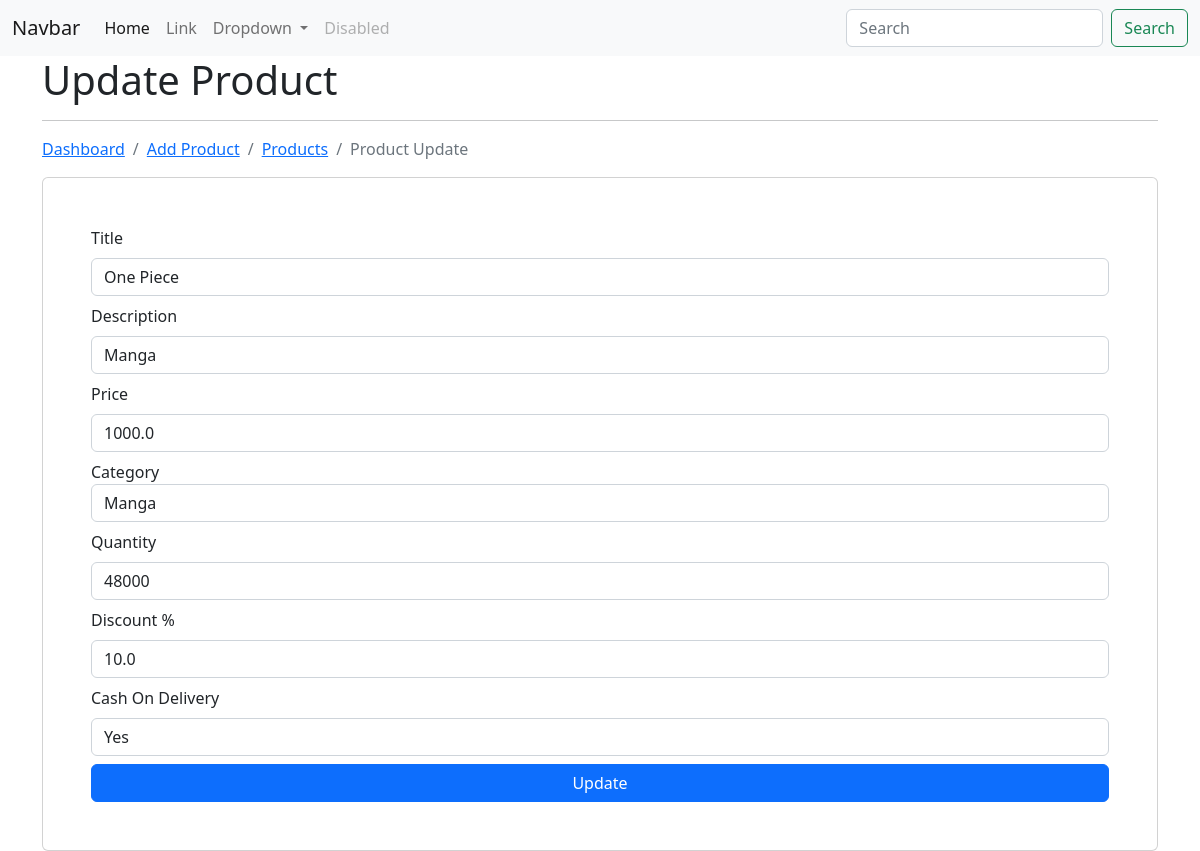
Page /ecom/product/edit/5/ on the committed database.
### Ecom_app/models.py (models this page shows)
class Product(models.Model):
    title = models.CharField(max_length=200)
    desc = models.CharField(max_length=200)
    category = models.ForeignKey(Category, on_delete=models.CASCADE)
    price = models.FloatField()
    image = models.FileField(null=True, blank=True)
    quantity = models.IntegerField()
    discount =  models.FloatField()
    cash_on_delivery = models.CharField(max_length=200)
    user= models.ForeignKey(User, on_delete=models.CASCADE)
    class Meta:
        db_table="app_products"

### Ecom_app/views.py (the view)
# urls.py: path("product/edit/<int:id>/", views.product_edit, name='product_edit'),
def product_edit(request, id):
    product=Product.objects.get(id=id)
    categories=Category.objects.all()
    context={'data':product, 'categories':categories}
    return render(request, "products/product_edit.html", context)

### templates/products/product_edit.html (shortened to what this page needs)
{% extends "layouts/master.html" %}
{% block content %}
<div class="container">
    <h1> Update Product </h1>
    <hr>
    <nav aria-label="breadcrumb">
        <ol class="breadcrumb">
          <li class="breadcrumb-item"><a href="{% url 'dashboard' %}">Dashboard</a></li>
          <li class="breadcrumb-item"><a href="{% url 'product_add' %}">Add Product</a></li>
          <li class="breadcrumb-item"><a href="{% url 'product_index' %}">Products</a></li>
          <li class="breadcrumb-item active">Product Update </li>
        </ol>
      </nav>
    <div class="card p-5">
        <form action="{% url 'product_update' %}" method="POST">
            <div class="form-group mb-2">
                <label for="title">Title</label>
                <input type="text" name='title' value="{{data.title}}" class='form-control mt-2'>
            </div>
            <div class="form-group mb-2">
                <label for="desc">Description</label>
                <input type="text" name='desc' value="{{data.desc}}" class='form-control mt-2'>
            </div>
            <div class="form-group mb-2">
                <label for="price">Price</label>
                <input type="text" name='price' value="{{data.price}}" class='form-control mt-2'>
            </div>
            <div class="form-group mb-2">
                <label for="category">Category</label>
                <select name="category" class='form-control'>
                    {% for val in categories %}
                    <option value="{{val.id}}">{{val.category_name}}</option>
                    {% endfor %}
                </select>
            </div>
            <div class="form-group mb-2">
                <label for="quantity">Quantity</label>
                <input type="number" name='quantity' value="{{data.quantity}}" class='form-control mt-2'>
            </div>
            <div class="form-group mb-2">
                <label for="discount">Discount %</label>
                <input type="number" name='discount' value="{{data.discount}}" class='form-control mt-2'>
            </div>
            <div class="form-group mb-2">
                <label for="cash_on_delivery">Cash On Delivery </label>
                <input type="text" name='cash_on_delivery' value="{{data.cash_on_delivery}}" class='form-control mt-2'>
            </div>
            <input type="submit" class="btn btn-primary col-12" value="Update">
        </form>
    </div>
</div>
{% endblock content %}

### rows in the picture
Product: title "One Piece", desc "Manga", price "1000.0", quantity "48000", discount "10.0", cash_on_delivery "Yes"

### other values in the picture
form field category "Manga"
